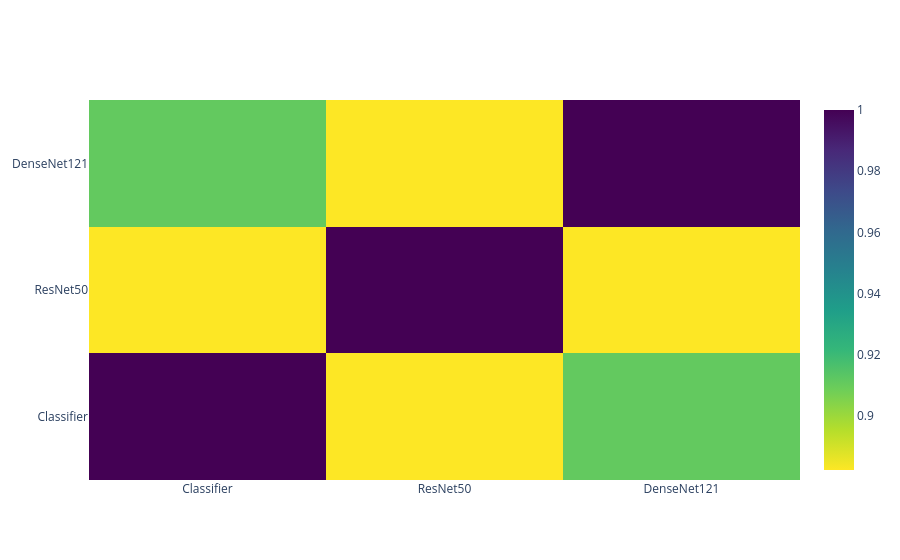

Write notebook code for a chart like this one.
### Code cell
# 导入plotly库的offline模块和graph_objs模块，用于离线生成图表和创建图形对象
import plotly.offline as py
import plotly.graph_objs as go

# 创建一个热图数据对象
data = [
    go.Heatmap(
        # z轴数据来自基础模型预测训练集的相关性矩阵，转换为浮点数类型以确保数值精度
        z= base_predictions_train.astype(float).corr().values ,
        # x轴标签使用训练集预测的列名
        x=base_predictions_train.columns.values,
        # y轴标签使用训练集预测的列名
        y= base_predictions_train.columns.values,
        # 使用'Viridis'颜色尺度，这是一种从黄色到蓝色的渐变色，适用于大多数数据范围
        colorscale='Viridis',
        # 显示颜色比例尺
        showscale=True,
        # 反转颜色比例尺，以便从深到浅表示从高到低的相关性
        reversescale = True
    )
]
# 使用plotly的iplot函数绘制热图，并将结果保存为名为'labelled-heatmap'的文件
py.iplot(data, filename='labelled-heatmap')

### Figure 1 — Plotly figure (JSON) as saved in the notebook; plotly's stock layout.template omitted (floating-point values rounded to 4 significant figures)
{"data": [{"colorscale": [[0, "#440154"], [0.1111, "#482878"], [0.2222, "#3e4989"], [0.3333, "#31688e"], [0.4444, "#26828e"], [0.5556, "#1f9e89"], [0.6667, "#35b779"], [0.7778, "#6ece58"], [0.8889, "#b5de2b"], [1, "#fde725"]], "reversescale": true, "showscale": true, "type": "heatmap", "x": ["Classifier", "ResNet50", "DenseNet121"], "y": ["Classifier", "ResNet50", "DenseNet121"], "z": [[1, 0.8824, 0.9111], [0.8824, 1, 0.8824], [0.9111, 0.8824, 1]]}], "layout": {}}
